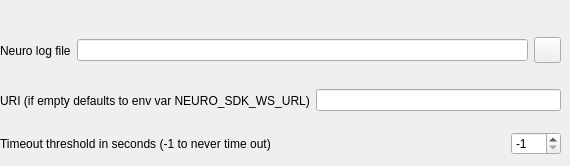
       <widget class="QWidget" name="page_10">
        <widget class="QWidget" name="horizontalLayoutWidget">
         <property name="geometry">
          <rect>
           <x>0</x>
           <y>30</y>
           <width>561</width>
           <height>41</height>
          </rect>
         </property>
         <layout class="QHBoxLayout" name="horizontalLayout_11">
          <item>
           <widget class="QLabel" name="label_42">
            <property name="text">
             <string>Neuro log file</string>
            </property>
           </widget>
          </item>
          <item>
           <widget class="QLineEdit" name="lineEdit_logNeuro"/>
          </item>
          <item>
           <widget class="QPushButton" name="pushButton_openLogDir_2">
            <property name="minimumSize">
             <size>
              <width>27</width>
              <height>26</height>
             </size>
            </property>
            <property name="maximumSize">
             <size>
              <width>27</width>
              <height>26</height>
             </size>
            </property>
            <property name="icon">
             <iconset resource="resources/pokerth.qrc">
              <normaloff>:/gfx/document-open-folder.png</normaloff>:/gfx/document-open-folder.png</iconset>
            </property>
           </widget>
          </item>
         </layout>
        </widget>
        <widget class="QWidget" name="horizontalLayoutWidget_2">
         <property name="geometry">
          <rect>
           <x>0</x>
           <y>80</y>
           <width>561</width>
           <height>41</height>
          </rect>
         </property>
         <layout class="QHBoxLayout" name="horizontalLayout_13">
          <item>
           <widget class="QLabel" name="label_45">
            <property name="text">
             <string>URI (if empty defaults to env var NEURO_SDK_WS_URL)</string>
            </property>
           </widget>
          </item>
          <item>
           <widget class="QLineEdit" name="lineEdit_uriNeuro"/>
          </item>
         </layout>
        </widget>
        <widget class="QWidget" name="horizontalLayoutWidget_3">
         <property name="geometry">
          <rect>
           <x>0</x>
           <y>130</y>
           <width>561</width>
           <height>27</height>
          </rect>
         </property>
         <layout class="QHBoxLayout" name="horizontalLayout_14">
          <item>
           <widget class="QLabel" name="label_46">
            <property name="text">
             <string>Timeout threshold in seconds (-1 to never time out)</string>
            </property>
           </widget>
          </item>
          <item>
           <widget class="QSpinBox" name="spinBox_neuroTimeout">
            <property name="maximumSize">
             <size>
              <width>50</width>
              <height>16777215</height>
             </size>
            </property>
            <property name="minimum">
             <number>-1</number>
            </property>
            <property name="maximum">
             <number>99</number>
            </property>
            <property name="value">
             <number>-1</number>
            </property>
           </widget>
          </item>
         </layout>
        </widget>
       </widget>
